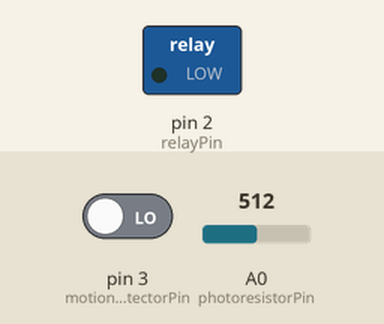
Recording of a sketch running on a simulated Arduino Nano, built with avr-gcc and run on an emulated ATmega328P. On the bench: switched loads named in the sketch (green lamp = pin HIGH). The test bench sets the inputs (shaded band); at power-on: pin 3 (motionDetectorPin) LOW, A0 (photoresistorPin) = 512.

Above: at 1.2 s.
1.3 s: pin 3 (motionDetectorPin) driven HIGH
At 2.4 s:
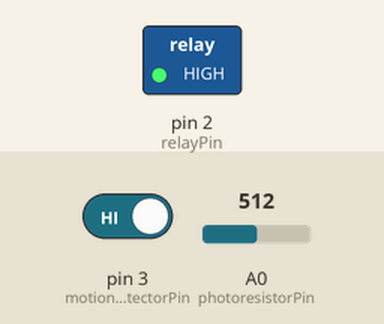
Timing chart, 0 to 4.3 s (numbered marks = the images above; inputs shaded):
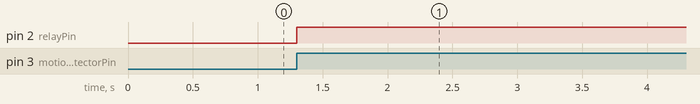

Measured:
- after the input at 1.3 s, pin 2 (relayPin): LOW → HIGH at once

The sketch:

motionDectectionRelay.ino
```cpp
/*

drive relay and onboard LED: 116ma
drive relay, no LED: 113ma
idle: 28.6ma

nano interrupt pins: 2,3

*/
bool debug = false;


const int relayPin = 2;
const int motionDetectorPin = 3;
const int photoresistorPin = A0;
int light = 0; //dark=>34, medium=>[155,188], bright => 725
int tooDark = 160;
//byte motionDetected = 0;
unsigned long checkLightSensorTime = 0;
unsigned long motionDetectedTime = 0;
unsigned long oldtime = 0;
unsigned long timeOn = 480000; // 8min
unsigned long debugTime = 0;

void setup() {
  pinMode(motionDetectorPin, INPUT);
  //pinMode(photoresistorPin, INPUT);
  //attachInterrupt(digitalPinToInterrupt(motionDetectorPin), motionDetectedISR, RISING);
  //attachInterrupt(motionDetectorPin, motionDetectedISR, RISING);
  pinMode(relayPin, OUTPUT);
  digitalWrite(relayPin, 0);
  if (debug){
    timeOn = 10000;
    Serial.begin(9600);
    Serial.println("starting");
    pinMode(LED_BUILTIN, OUTPUT);
    digitalWrite(LED_BUILTIN, 0);
  }
}

void loop() {
  if(debug && (millis() - debugTime) > 5000){
    Serial.println("-------------------");
    Serial.println("relay state:" + String(digitalRead(relayPin)));
    Serial.println("motion: " + String(digitalRead(motionDetectorPin)));
    Serial.println("time since last motion: " + String((millis() - motionDetectedTime)/1000) + " sec");
    Serial.println("light sensor output: " + String(light));
    Serial.println("-------------------");
    debugTime = millis();
  }
  if((millis() - checkLightSensorTime) > 3000){
    light = analogRead(photoresistorPin);
    checkLightSensorTime = millis();
  }

  if(digitalRead(motionDetectorPin) == 1 ){ //motion detected

    if(digitalRead(relayPin) == 1){ // relay already on
      motionDetectedTime = millis(); // reset on time delay
      if(debug){
        Serial.println("reset on time delay");
      }
      delay(1000);
    }
    else if(digitalRead(relayPin) == 0 && light < tooDark){ // relay is off
      activateRelay(1);
      motionDetectedTime = millis();
      if(debug){
        Serial.println("turn relay on");
      }
    }
    else{
      if(debug){
        Serial.println("motion detected but too bright");
      }
      delay(100);
    }
  }
  // turn relay off after timeon delay and no motion
  if((millis() - motionDetectedTime) > timeOn && digitalRead(relayPin) == 1 && digitalRead(motionDetectorPin) == 0){
    activateRelay(0);
    if(debug){
      Serial.println("turn relay off");
    }
  }
}

void activateRelay(byte State){
  if(debug){
    digitalWrite(LED_BUILTIN, State);
  }
  digitalWrite(relayPin, State);
}

/*
void motionDetectedISR(){
  motionDetectedTime = millis();
  if(debug){
    Serial.println("ISR trigger: " + motionDetectedTime);
  }
}
*/
```
